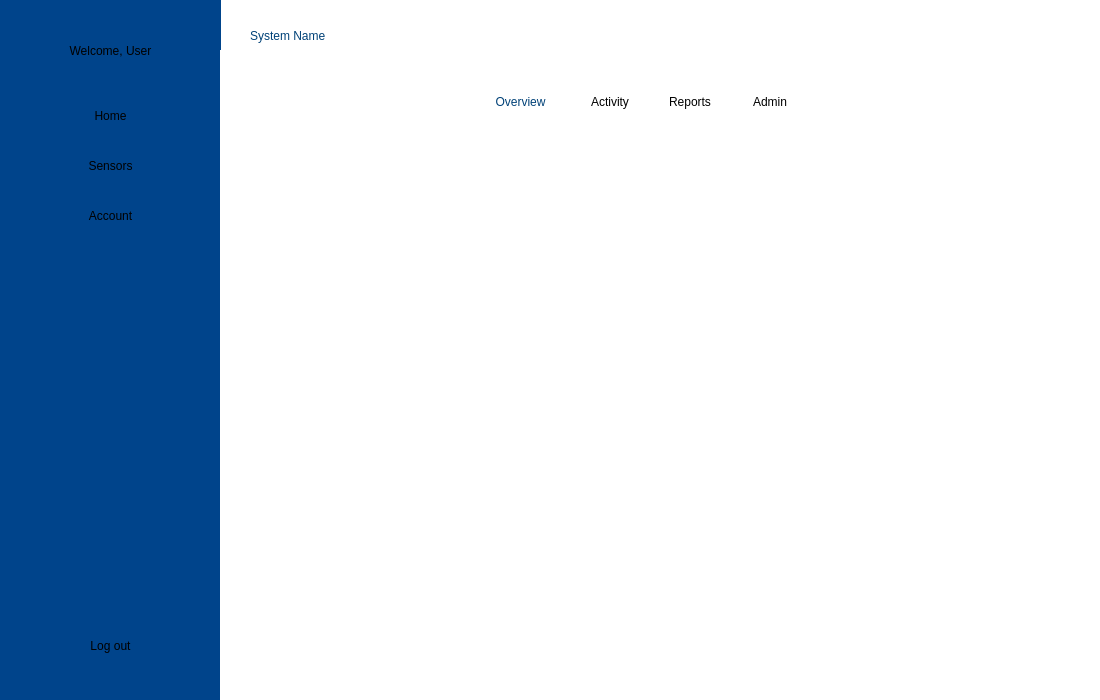
<?xml version="1.0" encoding="UTF-8"?>
<ui version="4.0">
 <class>menuWindow</class>
 <widget class="QMainWindow" name="menuWindow">
  <property name="geometry">
   <rect>
    <x>0</x>
    <y>0</y>
    <width>1100</width>
    <height>700</height>
   </rect>
  </property>
  <property name="minimumSize">
   <size>
    <width>1100</width>
    <height>700</height>
   </size>
  </property>
  <property name="baseSize">
   <size>
    <width>1100</width>
    <height>700</height>
   </size>
  </property>
  <property name="windowTitle">
   <string>MainWindow</string>
  </property>
  <property name="styleSheet">
   <string notr="true">background-color: rgb(255, 255, 255);</string>
  </property>
  <widget class="QWidget" name="centralwidget">
   <widget class="QLabel" name="label">
    <property name="geometry">
     <rect>
      <x>0</x>
      <y>0</y>
      <width>221</width>
      <height>701</height>
     </rect>
    </property>
    <property name="styleSheet">
     <string notr="true">background-color: rgb(0, 68, 139);
font: 12pt &quot;Segoe UI&quot;;</string>
    </property>
    <property name="text">
     <string/>
    </property>
    <property name="alignment">
     <set>Qt::AlignmentFlag::AlignHCenter|Qt::AlignmentFlag::AlignTop</set>
    </property>
   </widget>
   <widget class="QLabel" name="welcomeMessage">
    <property name="geometry">
     <rect>
      <x>40</x>
      <y>30</y>
      <width>141</width>
      <height>41</height>
     </rect>
    </property>
    <property name="styleSheet">
     <string notr="true">background-color: rgb(0, 68, 139);
font: 700 12pt &quot;Segoe UI&quot;;</string>
    </property>
    <property name="text">
     <string>Welcome, User</string>
    </property>
    <property name="alignment">
     <set>Qt::AlignmentFlag::AlignCenter</set>
    </property>
   </widget>
   <widget class="QPushButton" name="homeButton">
    <property name="geometry">
     <rect>
      <x>0</x>
      <y>90</y>
      <width>221</width>
      <height>51</height>
     </rect>
    </property>
    <property name="cursor">
     <cursorShape>PointingHandCursor</cursorShape>
    </property>
    <property name="styleSheet">
     <string notr="true">background-color: rgb(16, 84, 160);
border-color: rgb(0, 68, 139);</string>
    </property>
    <property name="text">
     <string>Home</string>
    </property>
    <property name="flat">
     <bool>true</bool>
    </property>
   </widget>
   <widget class="QPushButton" name="sensorsButton">
    <property name="geometry">
     <rect>
      <x>0</x>
      <y>140</y>
      <width>221</width>
      <height>51</height>
     </rect>
    </property>
    <property name="cursor">
     <cursorShape>PointingHandCursor</cursorShape>
    </property>
    <property name="styleSheet">
     <string notr="true">background-color: rgb(0, 68, 139);
border-color: rgb(0, 68, 139);</string>
    </property>
    <property name="text">
     <string>Sensors</string>
    </property>
    <property name="flat">
     <bool>true</bool>
    </property>
   </widget>
   <widget class="QPushButton" name="accountButton">
    <property name="geometry">
     <rect>
      <x>0</x>
      <y>190</y>
      <width>221</width>
      <height>51</height>
     </rect>
    </property>
    <property name="cursor">
     <cursorShape>PointingHandCursor</cursorShape>
    </property>
    <property name="styleSheet">
     <string notr="true">background-color: rgb(0, 68, 139);
border-color: rgb(0, 68, 139);</string>
    </property>
    <property name="text">
     <string>Account</string>
    </property>
    <property name="flat">
     <bool>true</bool>
    </property>
   </widget>
   <widget class="QPushButton" name="logOutButton">
    <property name="geometry">
     <rect>
      <x>0</x>
      <y>620</y>
      <width>221</width>
      <height>51</height>
     </rect>
    </property>
    <property name="cursor">
     <cursorShape>PointingHandCursor</cursorShape>
    </property>
    <property name="styleSheet">
     <string notr="true">background-color: rgb(0, 68, 139);
border-color: rgb(0, 68, 139);</string>
    </property>
    <property name="text">
     <string>Log out</string>
    </property>
    <property name="flat">
     <bool>true</bool>
    </property>
   </widget>
   <widget class="QStackedWidget" name="stackedWidget">
    <property name="geometry">
     <rect>
      <x>220</x>
      <y>50</y>
      <width>881</width>
      <height>651</height>
     </rect>
    </property>
    <property name="currentIndex">
     <number>1</number>
    </property>
    <widget class="QWidget" name="homePage"/>
    <widget class="QWidget" name="sensorsPage">
     <widget class="QPushButton" name="overviewButton">
      <property name="geometry">
       <rect>
        <x>260</x>
        <y>40</y>
        <width>81</width>
        <height>24</height>
       </rect>
      </property>
      <property name="cursor">
       <cursorShape>PointingHandCursor</cursorShape>
      </property>
      <property name="styleSheet">
       <string notr="true">color: rgb(0, 65, 119);
border-bottom-color: rgb(0, 65, 119);
font: 600 11pt &quot;Segoe UI&quot;;</string>
      </property>
      <property name="text">
       <string>Overview</string>
      </property>
      <property name="flat">
       <bool>true</bool>
      </property>
     </widget>
     <widget class="QPushButton" name="activityButton">
      <property name="geometry">
       <rect>
        <x>350</x>
        <y>40</y>
        <width>80</width>
        <height>24</height>
       </rect>
      </property>
      <property name="cursor">
       <cursorShape>PointingHandCursor</cursorShape>
      </property>
      <property name="styleSheet">
       <string notr="true">color: rgb(0, 0, 0);
font: 600 11pt &quot;Segoe UI&quot;;</string>
      </property>
      <property name="text">
       <string>Activity</string>
      </property>
      <property name="flat">
       <bool>true</bool>
      </property>
     </widget>
     <widget class="QPushButton" name="reportsButton">
      <property name="geometry">
       <rect>
        <x>430</x>
        <y>40</y>
        <width>80</width>
        <height>24</height>
       </rect>
      </property>
      <property name="cursor">
       <cursorShape>PointingHandCursor</cursorShape>
      </property>
      <property name="styleSheet">
       <string notr="true">color: rgb(0, 0, 0);
border-color: rgb(255, 255, 255);
font: 600 11pt &quot;Segoe UI&quot;;</string>
      </property>
      <property name="text">
       <string>Reports</string>
      </property>
      <property name="flat">
       <bool>true</bool>
      </property>
     </widget>
     <widget class="QPushButton" name="adminButton">
      <property name="geometry">
       <rect>
        <x>510</x>
        <y>40</y>
        <width>80</width>
        <height>24</height>
       </rect>
      </property>
      <property name="cursor">
       <cursorShape>PointingHandCursor</cursorShape>
      </property>
      <property name="styleSheet">
       <string notr="true">color: rgb(0, 0, 0);
border-color: rgb(255, 255, 255);
font: 600 11pt &quot;Segoe UI&quot;;</string>
      </property>
      <property name="text">
       <string>Admin</string>
      </property>
      <property name="flat">
       <bool>true</bool>
      </property>
     </widget>
     <widget class="QStackedWidget" name="stackedWidgetSensorsMenu">
      <property name="geometry">
       <rect>
        <x>10</x>
        <y>80</y>
        <width>851</width>
        <height>541</height>
       </rect>
      </property>
      <widget class="QWidget" name="overviewPage"/>
      <widget class="QWidget" name="activityPage"/>
      <widget class="QWidget" name="reportsPage"/>
      <widget class="QWidget" name="adminPage">
       <widget class="QLabel" name="systemRolesTitle">
        <property name="geometry">
         <rect>
          <x>60</x>
          <y>20</y>
          <width>121</width>
          <height>21</height>
         </rect>
        </property>
        <property name="styleSheet">
         <string notr="true">color: rgb(0, 65, 119);
font: 700 14pt &quot;Segoe UI&quot;;</string>
        </property>
        <property name="text">
         <string>System Roles</string>
        </property>
       </widget>
       <widget class="QLabel" name="currentRolesTitle">
        <property name="geometry">
         <rect>
          <x>60</x>
          <y>70</y>
          <width>131</width>
          <height>21</height>
         </rect>
        </property>
        <property name="styleSheet">
         <string notr="true">color: rgb(0, 0, 0);
font: 700 14pt &quot;Segoe UI&quot;;</string>
        </property>
        <property name="text">
         <string>Current Roles</string>
        </property>
       </widget>
       <widget class="QLabel" name="adminTitle">
        <property name="geometry">
         <rect>
          <x>100</x>
          <y>120</y>
          <width>111</width>
          <height>21</height>
         </rect>
        </property>
        <property name="styleSheet">
         <string notr="true">color: rgb(0, 0, 0);
font: 700 12pt &quot;Segoe UI&quot;;</string>
        </property>
        <property name="text">
         <string>Admin</string>
        </property>
       </widget>
      </widget>
     </widget>
    </widget>
    <widget class="QWidget" name="accountPage">
     <widget class="QLabel" name="myAccountTitle">
      <property name="geometry">
       <rect>
        <x>710</x>
        <y>30</y>
        <width>111</width>
        <height>21</height>
       </rect>
      </property>
      <property name="styleSheet">
       <string notr="true">color: rgb(0, 65, 119);
font: 700 14pt &quot;Segoe UI&quot;;</string>
      </property>
      <property name="text">
       <string>MyAccount</string>
      </property>
     </widget>
     <widget class="QLabel" name="userDetailsTitle">
      <property name="geometry">
       <rect>
        <x>120</x>
        <y>100</y>
        <width>111</width>
        <height>21</height>
       </rect>
      </property>
      <property name="styleSheet">
       <string notr="true">color: rgb(0, 0, 0);
font: 700 14pt &quot;Segoe UI&quot;;</string>
      </property>
      <property name="text">
       <string>User Details</string>
      </property>
     </widget>
     <widget class="QLabel" name="usernameTitle">
      <property name="geometry">
       <rect>
        <x>120</x>
        <y>150</y>
        <width>111</width>
        <height>21</height>
       </rect>
      </property>
      <property name="styleSheet">
       <string notr="true">color: rgb(0, 0, 0);
font: 700 12pt &quot;Segoe UI&quot;;</string>
      </property>
      <property name="text">
       <string>Username</string>
      </property>
     </widget>
     <widget class="QLabel" name="username">
      <property name="geometry">
       <rect>
        <x>120</x>
        <y>190</y>
        <width>111</width>
        <height>21</height>
       </rect>
      </property>
      <property name="styleSheet">
       <string notr="true">color: rgb(0, 0, 0);
font: 12pt &quot;Segoe UI&quot;;</string>
      </property>
      <property name="text">
       <string>...</string>
      </property>
     </widget>
     <widget class="QLabel" name="roleTitle">
      <property name="geometry">
       <rect>
        <x>120</x>
        <y>250</y>
        <width>111</width>
        <height>21</height>
       </rect>
      </property>
      <property name="styleSheet">
       <string notr="true">color: rgb(0, 0, 0);
font: 700 12pt &quot;Segoe UI&quot;;</string>
      </property>
      <property name="text">
       <string>Role</string>
      </property>
     </widget>
     <widget class="QLabel" name="role">
      <property name="geometry">
       <rect>
        <x>120</x>
        <y>290</y>
        <width>111</width>
        <height>21</height>
       </rect>
      </property>
      <property name="styleSheet">
       <string notr="true">color: rgb(0, 0, 0);
font: 12pt &quot;Segoe UI&quot;;</string>
      </property>
      <property name="text">
       <string>...</string>
      </property>
     </widget>
    </widget>
   </widget>
   <widget class="QLabel" name="systemNameTitle">
    <property name="geometry">
     <rect>
      <x>250</x>
      <y>20</y>
      <width>161</width>
      <height>31</height>
     </rect>
    </property>
    <property name="styleSheet">
     <string notr="true">color: rgb(0, 65, 119);
font: 700 18pt &quot;Segoe UI&quot;;</string>
    </property>
    <property name="text">
     <string>System Name</string>
    </property>
   </widget>
  </widget>
 </widget>
 <resources/>
 <connections/>
</ui>
